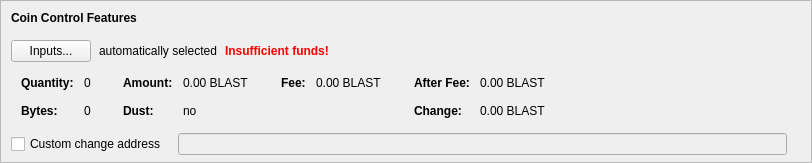
      <widget class="QFrame" name="frameCoinControl">
       <property name="sizePolicy">
        <sizepolicy hsizetype="Expanding" vsizetype="Fixed">
         <horstretch>0</horstretch>
         <verstretch>0</verstretch>
        </sizepolicy>
       </property>
       <property name="maximumSize">
        <size>
         <width>16777215</width>
         <height>16777215</height>
        </size>
       </property>
       <property name="frameShape">
        <enum>QFrame::StyledPanel</enum>
       </property>
       <property name="frameShadow">
        <enum>QFrame::Sunken</enum>
       </property>
       <layout class="QVBoxLayout" name="verticalLayoutCoinControl2">
        <property name="spacing">
         <number>0</number>
        </property>
        <property name="leftMargin">
         <number>0</number>
        </property>
        <property name="topMargin">
         <number>0</number>
        </property>
        <property name="rightMargin">
         <number>0</number>
        </property>
        <property name="bottomMargin">
         <number>6</number>
        </property>
        <item>
         <layout class="QVBoxLayout" name="verticalLayoutCoinControl" stretch="0,0,0,0,0">
          <property name="spacing">
           <number>0</number>
          </property>
          <property name="leftMargin">
           <number>10</number>
          </property>
          <property name="topMargin">
           <number>10</number>
          </property>
          <item>
           <layout class="QHBoxLayout" name="horizontalLayoutCoinControl1">
            <property name="bottomMargin">
             <number>15</number>
            </property>
            <item>
             <widget class="QLabel" name="labelCoinControlFeatures">
              <property name="sizePolicy">
               <sizepolicy hsizetype="Preferred" vsizetype="Maximum">
                <horstretch>0</horstretch>
                <verstretch>0</verstretch>
               </sizepolicy>
              </property>
              <property name="font">
               <font>
                <weight>75</weight>
                <bold>true</bold>
               </font>
              </property>
              <property name="styleSheet">
               <string notr="true">font-weight:bold;</string>
              </property>
              <property name="text">
               <string>Coin Control Features</string>
              </property>
             </widget>
            </item>
           </layout>
          </item>
          <item>
           <layout class="QHBoxLayout" name="horizontalLayoutCoinControl2" stretch="0,0,0,0">
            <property name="spacing">
             <number>8</number>
            </property>
            <property name="bottomMargin">
             <number>10</number>
            </property>
            <item>
             <widget class="QPushButton" name="pushButtonCoinControl">
              <property name="styleSheet">
               <string notr="true"/>
              </property>
              <property name="text">
               <string>Inputs...</string>
              </property>
              <property name="autoDefault">
               <bool>false</bool>
              </property>
             </widget>
            </item>
            <item>
             <widget class="QLabel" name="labelCoinControlAutomaticallySelected">
              <property name="text">
               <string>automatically selected</string>
              </property>
              <property name="margin">
               <number>5</number>
              </property>
             </widget>
            </item>
            <item>
             <widget class="QLabel" name="labelCoinControlInsuffFunds">
              <property name="font">
               <font>
                <weight>75</weight>
                <bold>true</bold>
               </font>
              </property>
              <property name="styleSheet">
               <string notr="true">color:red;font-weight:bold;</string>
              </property>
              <property name="text">
               <string>Insufficient funds!</string>
              </property>
              <property name="margin">
               <number>5</number>
              </property>
             </widget>
            </item>
            <item>
             <spacer name="horizontalSpacerCoinControl">
              <property name="orientation">
               <enum>Qt::Horizontal</enum>
              </property>
              <property name="sizeHint" stdset="0">
               <size>
                <width>40</width>
                <height>1</height>
               </size>
              </property>
             </spacer>
            </item>
           </layout>
          </item>
          <item>
           <widget class="QWidget" name="widgetCoinControl" native="true">
            <property name="sizePolicy">
             <sizepolicy hsizetype="Preferred" vsizetype="Preferred">
              <horstretch>0</horstretch>
              <verstretch>0</verstretch>
             </sizepolicy>
            </property>
            <property name="minimumSize">
             <size>
              <width>0</width>
              <height>0</height>
             </size>
            </property>
            <property name="styleSheet">
             <string notr="true"/>
            </property>
            <layout class="QHBoxLayout" name="horizontalLayoutCoinControl5">
             <property name="leftMargin">
              <number>0</number>
             </property>
             <property name="topMargin">
              <number>0</number>
             </property>
             <property name="rightMargin">
              <number>0</number>
             </property>
             <property name="bottomMargin">
              <number>0</number>
             </property>
             <item>
              <layout class="QHBoxLayout" name="horizontalLayoutCoinControl3" stretch="0,0,0,1">
               <property name="spacing">
                <number>20</number>
               </property>
               <property name="topMargin">
                <number>0</number>
               </property>
               <property name="bottomMargin">
                <number>10</number>
               </property>
               <item>
                <layout class="QFormLayout" name="formLayoutCoinControl1">
                 <property name="horizontalSpacing">
                  <number>10</number>
                 </property>
                 <property name="verticalSpacing">
                  <number>14</number>
                 </property>
                 <property name="leftMargin">
                  <number>10</number>
                 </property>
                 <property name="topMargin">
                  <number>4</number>
                 </property>
                 <property name="rightMargin">
                  <number>6</number>
                 </property>
                 <item row="0" column="0">
                  <widget class="QLabel" name="labelCoinControlQuantityText">
                   <property name="font">
                    <font>
                     <weight>75</weight>
                     <bold>true</bold>
                    </font>
                   </property>
                   <property name="text">
                    <string>Quantity:</string>
                   </property>
                   <property name="margin">
                    <number>0</number>
                   </property>
                  </widget>
                 </item>
                 <item row="0" column="1">
                  <widget class="QLabel" name="labelCoinControlQuantity">
                   <property name="cursor">
                    <cursorShape>IBeamCursor</cursorShape>
                   </property>
                   <property name="contextMenuPolicy">
                    <enum>Qt::ActionsContextMenu</enum>
                   </property>
                   <property name="text">
                    <string notr="true">0</string>
                   </property>
                   <property name="margin">
                    <number>0</number>
                   </property>
                   <property name="textInteractionFlags">
                    <set>Qt::LinksAccessibleByMouse|Qt::TextSelectableByKeyboard|Qt::TextSelectableByMouse</set>
                   </property>
                  </widget>
                 </item>
                 <item row="1" column="0">
                  <widget class="QLabel" name="labelCoinControlBytesText">
                   <property name="font">
                    <font>
                     <weight>75</weight>
                     <bold>true</bold>
                    </font>
                   </property>
                   <property name="text">
                    <string>Bytes:</string>
                   </property>
                  </widget>
                 </item>
                 <item row="1" column="1">
                  <widget class="QLabel" name="labelCoinControlBytes">
                   <property name="cursor">
                    <cursorShape>IBeamCursor</cursorShape>
                   </property>
                   <property name="contextMenuPolicy">
                    <enum>Qt::ActionsContextMenu</enum>
                   </property>
                   <property name="text">
                    <string notr="true">0</string>
                   </property>
                   <property name="textInteractionFlags">
                    <set>Qt::LinksAccessibleByMouse|Qt::TextSelectableByKeyboard|Qt::TextSelectableByMouse</set>
                   </property>
                  </widget>
                 </item>
                </layout>
               </item>
               <item>
                <layout class="QFormLayout" name="formLayoutCoinControl2">
                 <property name="horizontalSpacing">
                  <number>10</number>
                 </property>
                 <property name="verticalSpacing">
                  <number>14</number>
                 </property>
                 <property name="leftMargin">
                  <number>6</number>
                 </property>
                 <property name="topMargin">
                  <number>4</number>
                 </property>
                 <property name="rightMargin">
                  <number>6</number>
                 </property>
                 <item row="0" column="0">
                  <widget class="QLabel" name="labelCoinControlAmountText">
                   <property name="font">
                    <font>
                     <weight>75</weight>
                     <bold>true</bold>
                    </font>
                   </property>
                   <property name="text">
                    <string>Amount:</string>
                   </property>
                   <property name="margin">
                    <number>0</number>
                   </property>
                  </widget>
                 </item>
                 <item row="0" column="1">
                  <widget class="QLabel" name="labelCoinControlAmount">
                   <property name="cursor">
                    <cursorShape>IBeamCursor</cursorShape>
                   </property>
                   <property name="contextMenuPolicy">
                    <enum>Qt::ActionsContextMenu</enum>
                   </property>
                   <property name="text">
                    <string notr="true">0.00 BLAST</string>
                   </property>
                   <property name="textInteractionFlags">
                    <set>Qt::LinksAccessibleByMouse|Qt::TextSelectableByKeyboard|Qt::TextSelectableByMouse</set>
                   </property>
                  </widget>
                 </item>
                 <item row="1" column="0">
                  <widget class="QLabel" name="labelCoinControlLowOutputText">
                   <property name="font">
                    <font>
                     <weight>75</weight>
                     <bold>true</bold>
                    </font>
                   </property>
                   <property name="text">
                    <string>Dust:</string>
                   </property>
                  </widget>
                 </item>
                 <item row="1" column="1">
                  <widget class="QLabel" name="labelCoinControlLowOutput">
                   <property name="cursor">
                    <cursorShape>IBeamCursor</cursorShape>
                   </property>
                   <property name="contextMenuPolicy">
                    <enum>Qt::ActionsContextMenu</enum>
                   </property>
                   <property name="text">
                    <string notr="true">no</string>
                   </property>
                   <property name="textInteractionFlags">
                    <set>Qt::LinksAccessibleByMouse|Qt::TextSelectableByKeyboard|Qt::TextSelectableByMouse</set>
                   </property>
                  </widget>
                 </item>
                </layout>
               </item>
               <item>
                <layout class="QFormLayout" name="formLayoutCoinControl3">
                 <property name="horizontalSpacing">
                  <number>10</number>
                 </property>
                 <property name="verticalSpacing">
                  <number>14</number>
                 </property>
                 <property name="leftMargin">
                  <number>6</number>
                 </property>
                 <property name="topMargin">
                  <number>4</number>
                 </property>
                 <property name="rightMargin">
                  <number>6</number>
                 </property>
                 <item row="0" column="0">
                  <widget class="QLabel" name="labelCoinControlFeeText">
                   <property name="font">
                    <font>
                     <weight>75</weight>
                     <bold>true</bold>
                    </font>
                   </property>
                   <property name="text">
                    <string>Fee:</string>
                   </property>
                   <property name="margin">
                    <number>0</number>
                   </property>
                  </widget>
                 </item>
                 <item row="0" column="1">
                  <widget class="QLabel" name="labelCoinControlFee">
                   <property name="cursor">
                    <cursorShape>IBeamCursor</cursorShape>
                   </property>
                   <property name="contextMenuPolicy">
                    <enum>Qt::ActionsContextMenu</enum>
                   </property>
                   <property name="text">
                    <string notr="true">0.00 BLAST</string>
                   </property>
                   <property name="textInteractionFlags">
                    <set>Qt::LinksAccessibleByMouse|Qt::TextSelectableByKeyboard|Qt::TextSelectableByMouse</set>
                   </property>
                  </widget>
                 </item>
                </layout>
               </item>
               <item>
                <layout class="QFormLayout" name="formLayoutCoinControl4">
                 <property name="horizontalSpacing">
                  <number>10</number>
                 </property>
                 <property name="verticalSpacing">
                  <number>14</number>
                 </property>
                 <property name="leftMargin">
                  <number>6</number>
                 </property>
                 <property name="topMargin">
                  <number>4</number>
                 </property>
                 <property name="rightMargin">
                  <number>6</number>
                 </property>
                 <item row="0" column="0">
                  <widget class="QLabel" name="labelCoinControlAfterFeeText">
                   <property name="font">
                    <font>
                     <weight>75</weight>
                     <bold>true</bold>
                    </font>
                   </property>
                   <property name="text">
                    <string>After Fee:</string>
                   </property>
                   <property name="margin">
                    <number>0</number>
                   </property>
                  </widget>
                 </item>
                 <item row="0" column="1">
                  <widget class="QLabel" name="labelCoinControlAfterFee">
                   <property name="cursor">
                    <cursorShape>IBeamCursor</cursorShape>
                   </property>
                   <property name="contextMenuPolicy">
                    <enum>Qt::ActionsContextMenu</enum>
                   </property>
                   <property name="text">
                    <string notr="true">0.00 BLAST</string>
                   </property>
                   <property name="textInteractionFlags">
                    <set>Qt::LinksAccessibleByMouse|Qt::TextSelectableByKeyboard|Qt::TextSelectableByMouse</set>
                   </property>
                  </widget>
                 </item>
                 <item row="1" column="0">
                  <widget class="QLabel" name="labelCoinControlChangeText">
                   <property name="font">
                    <font>
                     <weight>75</weight>
                     <bold>true</bold>
                    </font>
                   </property>
                   <property name="text">
                    <string>Change:</string>
                   </property>
                  </widget>
                 </item>
                 <item row="1" column="1">
                  <widget class="QLabel" name="labelCoinControlChange">
                   <property name="cursor">
                    <cursorShape>IBeamCursor</cursorShape>
                   </property>
                   <property name="contextMenuPolicy">
                    <enum>Qt::ActionsContextMenu</enum>
                   </property>
                   <property name="text">
                    <string notr="true">0.00 BLAST</string>
                   </property>
                   <property name="textInteractionFlags">
                    <set>Qt::LinksAccessibleByMouse|Qt::TextSelectableByKeyboard|Qt::TextSelectableByMouse</set>
                   </property>
                  </widget>
                 </item>
                </layout>
               </item>
              </layout>
             </item>
            </layout>
           </widget>
          </item>
          <item>
           <layout class="QHBoxLayout" name="horizontalLayoutCoinControl4" stretch="0,0,0">
            <property name="spacing">
             <number>12</number>
            </property>
            <property name="sizeConstraint">
             <enum>QLayout::SetDefaultConstraint</enum>
            </property>
            <property name="topMargin">
             <number>5</number>
            </property>
            <property name="rightMargin">
             <number>5</number>
            </property>
            <item>
             <widget class="QCheckBox" name="checkBoxCoinControlChange">
              <property name="toolTip">
               <string>If this is activated, but the change address is empty or invalid, change will be sent to a newly generated address.</string>
              </property>
              <property name="text">
               <string>Custom change address</string>
              </property>
             </widget>
            </item>
            <item>
             <widget class="QValidatedLineEdit" name="lineEditCoinControlChange">
              <property name="enabled">
               <bool>false</bool>
              </property>
              <property name="sizePolicy">
               <sizepolicy hsizetype="Expanding" vsizetype="Fixed">
                <horstretch>0</horstretch>
                <verstretch>0</verstretch>
               </sizepolicy>
              </property>
             </widget>
            </item>
            <item>
             <widget class="QLabel" name="labelCoinControlChangeLabel">
              <property name="sizePolicy">
               <sizepolicy hsizetype="Preferred" vsizetype="Expanding">
                <horstretch>0</horstretch>
                <verstretch>0</verstretch>
               </sizepolicy>
              </property>
              <property name="minimumSize">
               <size>
                <width>0</width>
                <height>0</height>
               </size>
              </property>
              <property name="text">
               <string/>
              </property>
              <property name="margin">
               <number>3</number>
              </property>
             </widget>
            </item>
           </layout>
          </item>
          <item>
           <spacer name="verticalSpacerCoinControl">
            <property name="orientation">
             <enum>Qt::Vertical</enum>
            </property>
            <property name="sizeHint" stdset="0">
             <size>
              <width>800</width>
              <height>1</height>
             </size>
            </property>
           </spacer>
          </item>
         </layout>
        </item>
       </layout>
      </widget>
